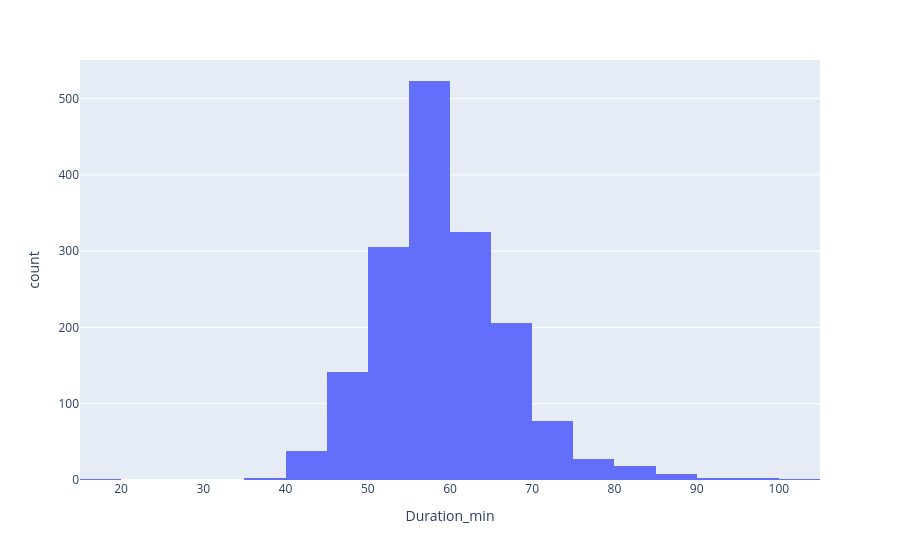

The code cell stored with this chart in its notebook:
### Code cell
px.histogram(
    df_target.filter(
        pl.col("day_of_week").is_in(["Sat", "Sun"]),
        # pl.col("is_rush_hour") == "evening_rush",
    ),
    x="Duration_min",
    nbins=30,
)

### Figure 1 — Plotly figure (JSON) as saved in the notebook; plotly's stock layout.template omitted (floating-point values rounded to 4 significant figures; data arrays with more than 128 entries replaced by an {"elided": "..."} marker saying what was removed)
{"data": [{"bingroup": "x", "hovertemplate": "Duration_min=%{x}<br>count=%{y}<extra></extra>", "legendgroup": "", "marker": {"color": "#636efa", "pattern": {"shape": ""}}, "name": "", "nbinsx": 30, "orientation": "v", "showlegend": false, "type": "histogram", "x": {"elided": "1678 float values"}, "xaxis": "x", "yaxis": "y"}], "layout": {"barmode": "relative", "legend": {"tracegroupgap": 0}, "margin": {"t": 60}, "xaxis": {"anchor": "y", "domain": [0, 1], "title": {"text": "Duration_min"}}, "yaxis": {"anchor": "x", "domain": [0, 1], "title": {"text": "count"}}}}
